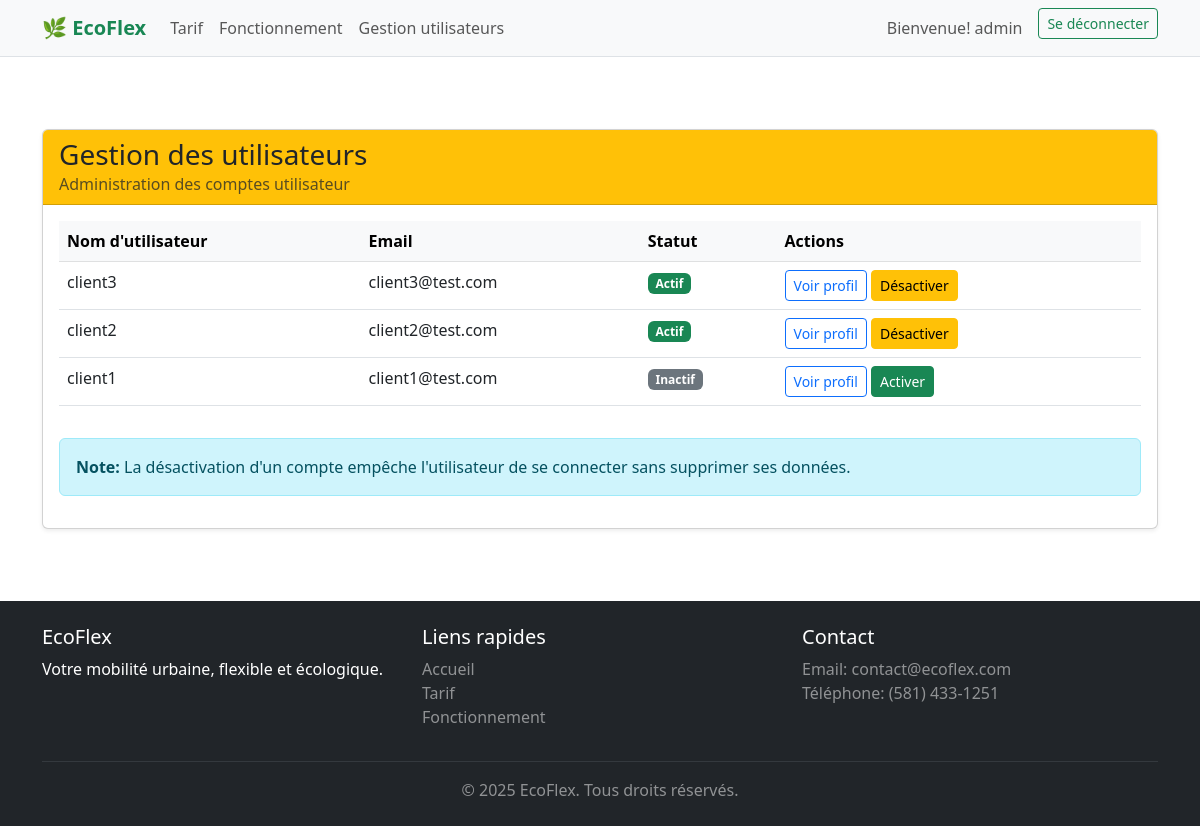
/gestion_users/ (signed in), run on an earlier commit of the app's database.
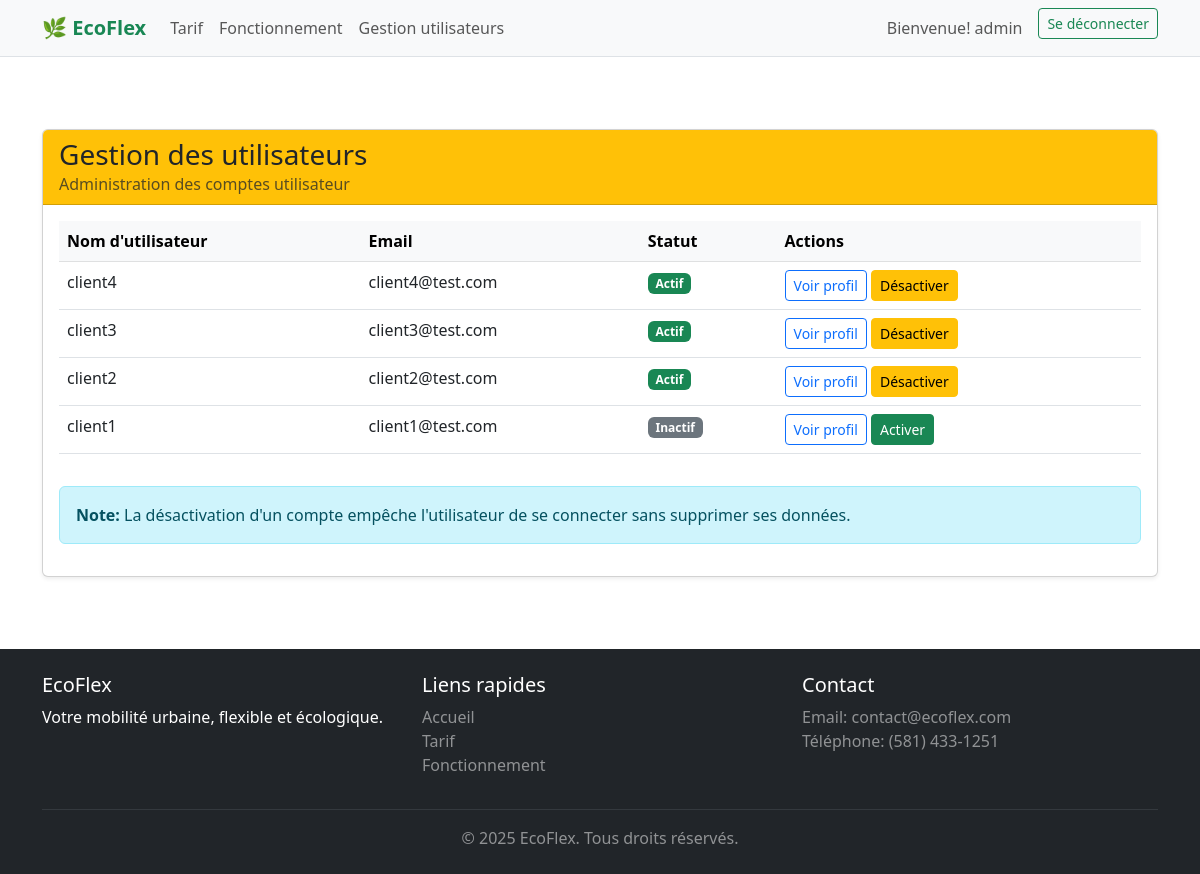
And on a later commit of the database.
### ecoflex/models.py (models this page shows, shortened)
class User(AbstractUser):
    class Meta:
        verbose_name = "Utilisateur"
        verbose_name_plural = "Utilisateurs"

### ecoflex/views.py (the view)
# urls.py: path('gestion_users/', views.gestion_users, name='gestion_users'),
def gestion_users(request):
    if not request.user.is_authenticated or not request.user.is_staff:
        messages.error(request, "Vous n'avez pas les permissions pour accéder à cette page.")
        return redirect('accueil')
    users = User.objects.filter(is_superuser=False).order_by('-date_joined')
    return render(request, 'ecoflex/gestion_users.html', {'users': users})

### ecoflex/templates/ecoflex/gestion_users.html (shortened to what this page needs)
{% extends 'base.html' %}
{% load static %}
{% block content %}
<div class="container mt-5">
    <div class="row">
        <div class="col-12">
            <div class="card shadow-sm">
                <div class="card-header bg-warning">
                    <h3 class="mb-0">Gestion des utilisateurs</h3>
                    <p class="mb-0 text-muted">Administration des comptes utilisateur</p>
                </div>
                <div class="card-body">
                    <div class="table-responsive">
                        <table class="table table-hover">
                            <thead class="table-light">
                                <tr>
                                    <th>Nom d'utilisateur</th>
                                    <th>Email</th>
                                    <th>Statut</th>
                                    <th>Actions</th>
                                </tr>
                            </thead>
                            <tbody>
                                {% for user_item in users %}
                                <tr>
                                    <td>{{ user_item.username }}</td>
                                    <td>{{ user_item.email }}</td>
                                    <td>
                                        {% if user_item.is_active %}
                                            <span class="badge bg-success">Actif</span>
                                        {% else %}
                                            <span class="badge bg-secondary">Inactif</span>
                                        {% endif %}
                                    </td>
                                    <td>
                                        <a href="#" class="btn btn-sm btn-outline-primary">Voir profil</a>
                                        {% if user_item.is_active %}
                                            <a href="{% url 'action_status' user_item.id %}"
                                               class="btn btn-sm btn-warning"
                                               onclick="return confirm('Êtes-vous sûr de vouloir désactiver ce compte ?')">
                                                Désactiver
                                            </a>
                                        {% else %}
                                            <a href="{% url 'action_status' user_item.id %}"
                                               class="btn btn-sm btn-success"
                                               onclick="return confirm('Êtes-vous sûr de vouloir activer ce compte ?')">
                                                Activer
                                            </a>
                                        {% endif %}
                                    </td>
                                </tr>
                                {% empty %}
                                <tr>
                                    <td colspan="4" class="text-center text-muted">Aucun utilisateur trouvé</td>
                                </tr>
                                {% endfor %}
                            </tbody>
                        </table>
                    </div>
                    <div class="alert alert-info mt-3">
                        <strong>Note:</strong> La désactivation d'un compte empêche l'utilisateur de se connecter sans supprimer ses données.
                    </div>
                </div>
            </div>
        </div>
    </div>
</div>
{% endblock %}

### ecoflex/templates/base.html (shortened to what this page needs)
{% load static %}
<!DOCTYPE html>
<html lang="fr">
<head>
    <link href="https://cdn.jsdelivr.net/npm/bootstrap@5.3.0/dist/css/bootstrap.min.css" rel="stylesheet">
</head>
<body>
    <nav class="navbar navbar-expand-lg navbar-light bg-light border-bottom">
        <div class="container">
            <a class="navbar-brand fw-bold text-success" href="{% url 'accueil' %}">
                🌿 EcoFlex
            </a>
            <div class="collapse navbar-collapse" id="navbarNav">
                <ul class="navbar-nav me-auto">
                    <li class="nav-item">
                        <a class="nav-link" href="{% url 'tarif' %}">Tarif</a>
                    </li>
                    <li class="nav-item">
                        <a class="nav-link" href="{% url 'fonctionnement' %}">Fonctionnement</a>
                    </li>
                    {% if user %}
                        {% if user.is_superuser %}
                            <li class="nav-item">
                                <a class="nav-link" href="{% url 'gestion_users' %}">Gestion utilisateurs</a>
                            </li>
                        {% endif %}
                    {% endif %}
                </ul>
                <ul class="navbar-nav ms-auto">
                    {% if user.is_authenticated %}
                        <li class="nav-item">
                            <a class="nav-link" href="{% url 'profil' %}">Bienvenue! {{ user.username }}</a>
                        </li>
                        <li class="nav-item">
                            <a class="btn btn-outline-success btn-sm ms-2" href="{% url 'deconnexion' %}">Se déconnecter</a>
                        </li>
                    {% endif %}
                </ul>
            </div>
        </div>
    </nav>
    <main class="py-4">
        {% block content %}
        {% endblock %}
    </main>
    <footer class="bg-dark text-white py-4 mt-5">
        <div class="container">
            <div class="row">
                <div class="col-md-4">
                    <h5>EcoFlex</h5>
                    <p>Votre mobilité urbaine, flexible et écologique.</p>
                </div>
                <div class="col-md-4">
                    <h5>Liens rapides</h5>
                    <ul class="list-unstyled">
                        <li><a href="{% url 'accueil' %}" class="text-white-50 text-decoration-none">Accueil</a></li>
                        <li><a href="{% url 'tarif' %}" class="text-white-50 text-decoration-none">Tarif</a></li>
                        <li><a href="{% url 'fonctionnement' %}" class="text-white-50 text-decoration-none">Fonctionnement</a></li>
                    </ul>
                </div>
                <div class="col-md-4">
                    <h5>Contact</h5>
                    <p class="text-white-50">
                        Email: contact@ecoflex.com<br>
                        Téléphone: (581) 433-1251
                    </p>
                </div>
            </div>
            <hr class="my-3 border-secondary">
            <div class="text-center">
                <p class="mb-0 text-white-50">&copy; 2025 EcoFlex. Tous droits réservés.</p>
            </div>
        </div>
    </footer>
</body>
</html>

What changed in the data, as far as the page shows it:
added User: username "client4", email "client4@test.com", is_active "Actif"
